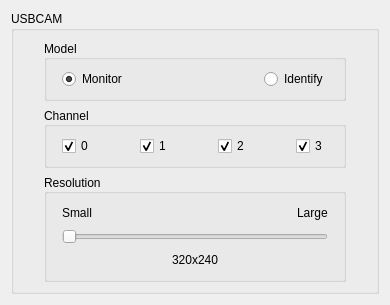
     <widget class="QWidget" name="page_USBCAM">
      <layout class="QVBoxLayout" name="verticalLayout_19">
       <item>
        <widget class="QGroupBox" name="Sreen_USBCAM">
         <property name="font">
          <font>
           <weight>50</weight>
           <bold>false</bold>
          </font>
         </property>
         <property name="title">
          <string>USBCAM</string>
         </property>
         <property name="flat">
          <bool>true</bool>
         </property>
         <property name="checkable">
          <bool>false</bool>
         </property>
         <layout class="QVBoxLayout" name="verticalLayout_17">
          <property name="leftMargin">
           <number>30</number>
          </property>
          <property name="rightMargin">
           <number>30</number>
          </property>
          <item>
           <widget class="QGroupBox" name="Sreen_USBCAM_Model_Enum">
            <property name="minimumSize">
             <size>
              <width>130</width>
              <height>0</height>
             </size>
            </property>
            <property name="maximumSize">
             <size>
              <width>16777215</width>
              <height>16777215</height>
             </size>
            </property>
            <property name="font">
             <font>
              <weight>50</weight>
              <bold>false</bold>
             </font>
            </property>
            <property name="title">
             <string>Model</string>
            </property>
            <property name="alignment">
             <set>Qt::AlignLeading|Qt::AlignLeft|Qt::AlignVCenter</set>
            </property>
            <property name="flat">
             <bool>true</bool>
            </property>
            <property name="checkable">
             <bool>false</bool>
            </property>
            <property name="checked">
             <bool>false</bool>
            </property>
            <layout class="QHBoxLayout" name="horizontalLayout_62">
             <property name="leftMargin">
              <number>15</number>
             </property>
             <property name="rightMargin">
              <number>15</number>
             </property>
             <item>
              <widget class="QRadioButton" name="Sreen_USBCAM_Model_Enum_Monitor">
               <property name="text">
                <string>Monitor</string>
               </property>
               <property name="checkable">
                <bool>true</bool>
               </property>
               <property name="checked">
                <bool>true</bool>
               </property>
              </widget>
             </item>
             <item>
              <spacer name="horizontalSpacer_38">
               <property name="orientation">
                <enum>Qt::Horizontal</enum>
               </property>
               <property name="sizeHint" stdset="0">
                <size>
                 <width>83</width>
                 <height>20</height>
                </size>
               </property>
              </spacer>
             </item>
             <item>
              <widget class="QRadioButton" name="Sreen_USBCAM_Model_Enum_Identify">
               <property name="text">
                <string>Identify</string>
               </property>
              </widget>
             </item>
            </layout>
           </widget>
          </item>
          <item>
           <widget class="QGroupBox" name="Sreen_USBCAM_Channel_Check">
            <property name="minimumSize">
             <size>
              <width>130</width>
              <height>0</height>
             </size>
            </property>
            <property name="maximumSize">
             <size>
              <width>16777215</width>
              <height>16777215</height>
             </size>
            </property>
            <property name="font">
             <font>
              <weight>50</weight>
              <bold>false</bold>
             </font>
            </property>
            <property name="title">
             <string>Channel</string>
            </property>
            <property name="alignment">
             <set>Qt::AlignLeading|Qt::AlignLeft|Qt::AlignVCenter</set>
            </property>
            <property name="flat">
             <bool>true</bool>
            </property>
            <layout class="QHBoxLayout" name="horizontalLayout_11">
             <property name="leftMargin">
              <number>15</number>
             </property>
             <property name="rightMargin">
              <number>15</number>
             </property>
             <item>
              <widget class="QCheckBox" name="Sreen_USBCAM_Channel_Check_0">
               <property name="text">
                <string>0</string>
               </property>
               <property name="checked">
                <bool>true</bool>
               </property>
              </widget>
             </item>
             <item>
              <spacer name="horizontalSpacer_19">
               <property name="orientation">
                <enum>Qt::Horizontal</enum>
               </property>
               <property name="sizeHint" stdset="0">
                <size>
                 <width>40</width>
                 <height>20</height>
                </size>
               </property>
              </spacer>
             </item>
             <item>
              <widget class="QCheckBox" name="Sreen_USBCAM_Channel_Check_1">
               <property name="text">
                <string>1</string>
               </property>
               <property name="checked">
                <bool>true</bool>
               </property>
              </widget>
             </item>
             <item>
              <spacer name="horizontalSpacer_43">
               <property name="orientation">
                <enum>Qt::Horizontal</enum>
               </property>
               <property name="sizeHint" stdset="0">
                <size>
                 <width>40</width>
                 <height>20</height>
                </size>
               </property>
              </spacer>
             </item>
             <item>
              <widget class="QCheckBox" name="Sreen_USBCAM_Channel_Check_2">
               <property name="text">
                <string>2</string>
               </property>
               <property name="checked">
                <bool>true</bool>
               </property>
              </widget>
             </item>
             <item>
              <spacer name="horizontalSpacer_72">
               <property name="orientation">
                <enum>Qt::Horizontal</enum>
               </property>
               <property name="sizeHint" stdset="0">
                <size>
                 <width>40</width>
                 <height>20</height>
                </size>
               </property>
              </spacer>
             </item>
             <item>
              <widget class="QCheckBox" name="Sreen_USBCAM_Channel_Check_3">
               <property name="text">
                <string>3</string>
               </property>
               <property name="checked">
                <bool>true</bool>
               </property>
              </widget>
             </item>
            </layout>
           </widget>
          </item>
          <item>
           <widget class="QGroupBox" name="Sreen_USBCAM_Resolution_Enum">
            <property name="minimumSize">
             <size>
              <width>130</width>
              <height>0</height>
             </size>
            </property>
            <property name="maximumSize">
             <size>
              <width>16777215</width>
              <height>16777215</height>
             </size>
            </property>
            <property name="font">
             <font>
              <weight>50</weight>
              <bold>false</bold>
             </font>
            </property>
            <property name="title">
             <string>Resolution</string>
            </property>
            <property name="alignment">
             <set>Qt::AlignLeading|Qt::AlignLeft|Qt::AlignVCenter</set>
            </property>
            <property name="flat">
             <bool>true</bool>
            </property>
            <layout class="QVBoxLayout" name="verticalLayout_18">
             <property name="leftMargin">
              <number>15</number>
             </property>
             <property name="rightMargin">
              <number>15</number>
             </property>
             <item>
              <layout class="QHBoxLayout" name="horizontalLayout_60">
               <item>
                <widget class="QLabel" name="label_69">
                 <property name="text">
                  <string>Small</string>
                 </property>
                </widget>
               </item>
               <item>
                <spacer name="horizontalSpacer_42">
                 <property name="orientation">
                  <enum>Qt::Horizontal</enum>
                 </property>
                 <property name="sizeHint" stdset="0">
                  <size>
                   <width>40</width>
                   <height>20</height>
                  </size>
                 </property>
                </spacer>
               </item>
               <item>
                <widget class="QLabel" name="label_70">
                 <property name="text">
                  <string>Large</string>
                 </property>
                </widget>
               </item>
              </layout>
             </item>
             <item>
              <widget class="QSlider" name="Sreen_USBCAM_Resolution_Enum_Vaule">
               <property name="toolTip">
                <string>320x240;480x272;640x480;720x480;800x480;800x600;1024x768</string>
               </property>
               <property name="minimum">
                <number>0</number>
               </property>
               <property name="maximum">
                <number>6</number>
               </property>
               <property name="orientation">
                <enum>Qt::Horizontal</enum>
               </property>
              </widget>
             </item>
             <item>
              <layout class="QHBoxLayout" name="horizontalLayout_12">
               <item>
                <spacer name="horizontalSpacer_12">
                 <property name="orientation">
                  <enum>Qt::Horizontal</enum>
                 </property>
                 <property name="sizeHint" stdset="0">
                  <size>
                   <width>40</width>
                   <height>20</height>
                  </size>
                 </property>
                </spacer>
               </item>
               <item>
                <widget class="QLabel" name="USBCamResolutionVaule">
                 <property name="text">
                  <string>320x240</string>
                 </property>
                </widget>
               </item>
               <item>
                <spacer name="horizontalSpacer_13">
                 <property name="orientation">
                  <enum>Qt::Horizontal</enum>
                 </property>
                 <property name="sizeHint" stdset="0">
                  <size>
                   <width>40</width>
                   <height>20</height>
                  </size>
                 </property>
                </spacer>
               </item>
              </layout>
             </item>
            </layout>
           </widget>
          </item>
         </layout>
        </widget>
       </item>
      </layout>
     </widget>
